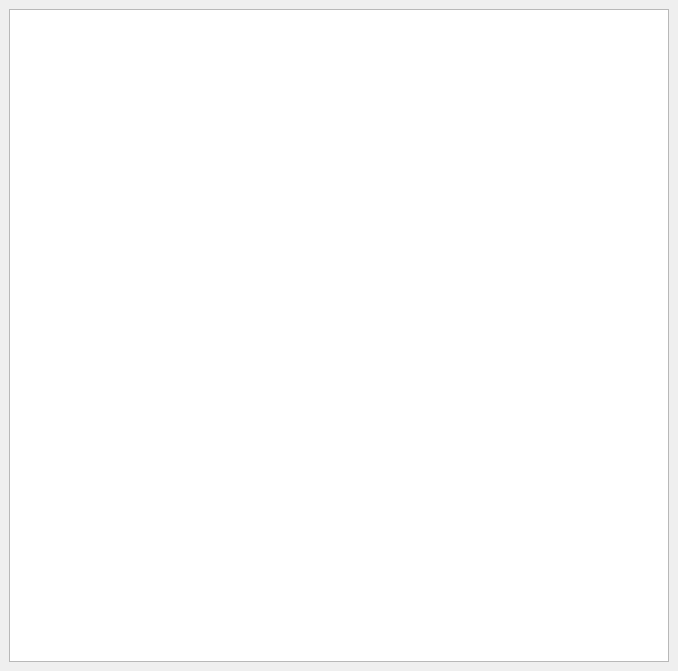
<?xml version="1.0" encoding="UTF-8"?>
<ui version="4.0">
 <class>GeoMetricsDockWidgetBase</class>
 <widget class="QDockWidget" name="GeoMetricsDockWidgetBase">
  <property name="geometry">
   <rect>
    <x>0</x>
    <y>0</y>
    <width>678</width>
    <height>671</height>
   </rect>
  </property>
  <property name="windowIcon">
   <iconset>
    <normaloff>icon.png</normaloff>icon.png</iconset>
  </property>
  <property name="windowTitle">
   <string>GeoMetrics</string>
  </property>
  <widget class="QWidget" name="dockWidgetContents">
   <layout class="QGridLayout" name="gridLayout">
    <item row="0" column="0">
     <widget class="QTextEdit" name="countResult">
      <property name="autoFillBackground">
       <bool>false</bool>
      </property>
     </widget>
    </item>
   </layout>
  </widget>
 </widget>
 <resources/>
 <connections/>
</ui>
